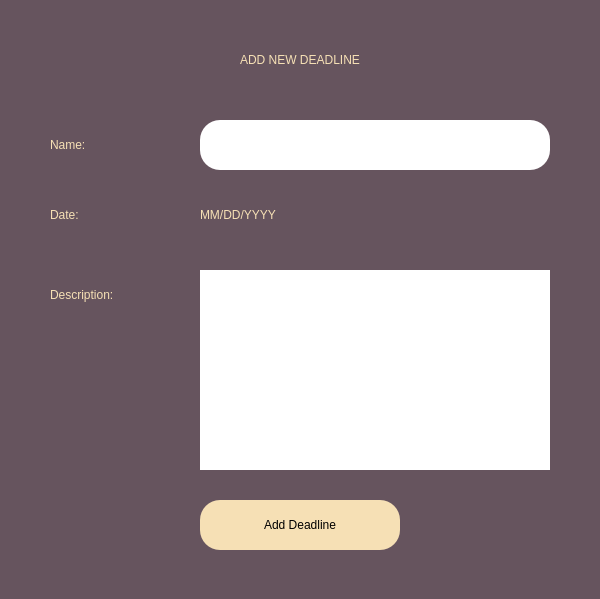
<?xml version="1.0" encoding="UTF-8"?>
<ui version="4.0">
 <class>Dialog</class>
 <widget class="QDialog" name="Dialog">
  <property name="geometry">
   <rect>
    <x>0</x>
    <y>0</y>
    <width>600</width>
    <height>599</height>
   </rect>
  </property>
  <property name="windowTitle">
   <string>Dialog</string>
  </property>
  <widget class="QWidget" name="Background" native="true">
   <property name="geometry">
    <rect>
     <x>0</x>
     <y>0</y>
     <width>600</width>
     <height>600</height>
    </rect>
   </property>
   <property name="styleSheet">
    <string notr="true">QWidget #Background{
background-color:rgb(102, 84, 94)}
</string>
   </property>
   <widget class="QPushButton" name="add_button_2">
    <property name="geometry">
     <rect>
      <x>200</x>
      <y>500</y>
      <width>200</width>
      <height>50</height>
     </rect>
    </property>
    <property name="styleSheet">
     <string notr="true">border-radius: 20px;
background-color: rgb(246, 224, 181);
font: 75 18pt &quot;MS Shell Dlg 2&quot;;</string>
    </property>
    <property name="text">
     <string>Add Deadline</string>
    </property>
   </widget>
   <widget class="QLabel" name="form_name">
    <property name="geometry">
     <rect>
      <x>140</x>
      <y>40</y>
      <width>320</width>
      <height>40</height>
     </rect>
    </property>
    <property name="styleSheet">
     <string notr="true">font: 75 25pt &quot;MS Shell Dlg 2&quot;; 
color: rgb(246, 224, 181);
text-align: right;</string>
    </property>
    <property name="text">
     <string>ADD NEW DEADLINE</string>
    </property>
    <property name="alignment">
     <set>Qt::AlignCenter</set>
    </property>
   </widget>
   <widget class="QLabel" name="name_label">
    <property name="geometry">
     <rect>
      <x>50</x>
      <y>130</y>
      <width>140</width>
      <height>30</height>
     </rect>
    </property>
    <property name="styleSheet">
     <string notr="true">font: 75 20pt &quot;MS Shell Dlg 2&quot;; 
color: rgb(246, 224, 181);
text-align: right;</string>
    </property>
    <property name="text">
     <string>Name:</string>
    </property>
    <property name="alignment">
     <set>Qt::AlignLeading|Qt::AlignLeft|Qt::AlignVCenter</set>
    </property>
   </widget>
   <widget class="QLineEdit" name="name_field">
    <property name="geometry">
     <rect>
      <x>200</x>
      <y>120</y>
      <width>350</width>
      <height>50</height>
     </rect>
    </property>
    <property name="styleSheet">
     <string notr="true">border-radius: 20px;
font-size: 20px;
color: black;</string>
    </property>
    <property name="text">
     <string/>
    </property>
   </widget>
   <widget class="QLabel" name="date_label">
    <property name="geometry">
     <rect>
      <x>50</x>
      <y>200</y>
      <width>140</width>
      <height>30</height>
     </rect>
    </property>
    <property name="styleSheet">
     <string notr="true">font: 75 20pt &quot;MS Shell Dlg 2&quot;; 
color: rgb(246, 224, 181);
text-align: right;</string>
    </property>
    <property name="text">
     <string>Date:</string>
    </property>
    <property name="alignment">
     <set>Qt::AlignLeading|Qt::AlignLeft|Qt::AlignVCenter</set>
    </property>
   </widget>
   <widget class="QLabel" name="description_label">
    <property name="geometry">
     <rect>
      <x>50</x>
      <y>280</y>
      <width>140</width>
      <height>30</height>
     </rect>
    </property>
    <property name="styleSheet">
     <string notr="true">font: 75 20pt &quot;MS Shell Dlg 2&quot;; 
color: rgb(246, 224, 181);
text-align: right;</string>
    </property>
    <property name="text">
     <string>Description:</string>
    </property>
    <property name="alignment">
     <set>Qt::AlignLeading|Qt::AlignLeft|Qt::AlignVCenter</set>
    </property>
   </widget>
   <widget class="QTextEdit" name="description_field">
    <property name="geometry">
     <rect>
      <x>200</x>
      <y>270</y>
      <width>350</width>
      <height>200</height>
     </rect>
    </property>
    <property name="styleSheet">
     <string notr="true">border-radius: 20px;
font-size: 20px;
color: black;</string>
    </property>
   </widget>
   <widget class="QLabel" name="date_field">
    <property name="geometry">
     <rect>
      <x>200</x>
      <y>200</y>
      <width>191</width>
      <height>30</height>
     </rect>
    </property>
    <property name="styleSheet">
     <string notr="true">font: 75 20pt &quot;MS Shell Dlg 2&quot;; 
color: rgb(246, 224, 181);
text-align: right;</string>
    </property>
    <property name="text">
     <string>MM/DD/YYYY</string>
    </property>
    <property name="alignment">
     <set>Qt::AlignLeading|Qt::AlignLeft|Qt::AlignVCenter</set>
    </property>
   </widget>
  </widget>
 </widget>
 <resources/>
 <connections/>
</ui>
